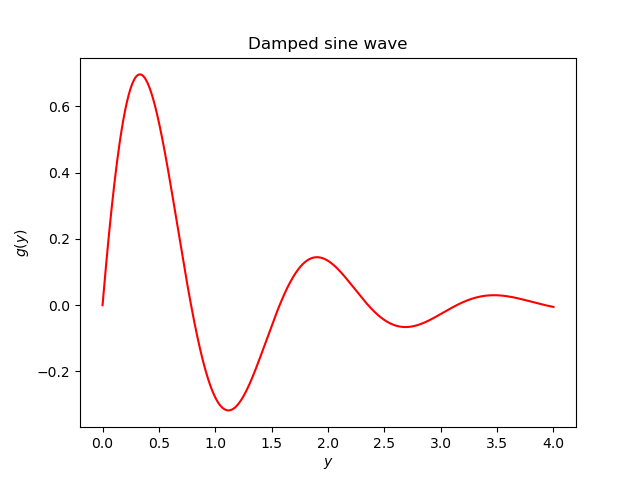

This chart was generated by the following Python code:
import numpy as np
import matplotlib.pyplot as plt

g = []
y = np.linspace(0,4,501)
for i in range(501):
    g.append(np.exp(-y[i])*np.sin(4*y[i]))
print(np.shape(y))
print(np.shape(g))
plt.figure(1)
plt.plot(y,g,'r-')
plt.xlabel('$y$')
plt.ylabel('$g(y)$')
plt.title('Damped sine wave')
plt.savefig('_20_exercise6.png')
plt.savefig('_20_exercise6.pdf')
plt.show()

def h(y):
    return np.exp(-1.5*y)*np.sin(4*y)

print(np.shape(h(y)))
plt.figure(2)
plt.plot(y,g,'r-')
plt.plot(y,h(y),'k--')
plt.legend(['g(y)', 'h(y)'])
plt.xlabel('$y$')
plt.ylabel('$Values$')
plt.title('Damped sine wave')
plt.savefig('_20_exercise7.png')
plt.savefig('_20_exercise7.pdf')
plt.show()